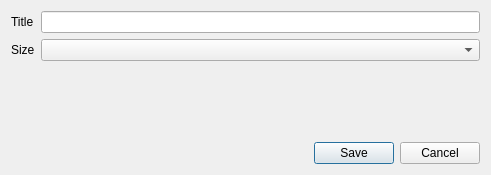
<?xml version="1.0" encoding="UTF-8"?>
<ui version="4.0">
 <class>VmcCreateDialog</class>
 <widget class="QDialog" name="VmcCreateDialog">
  <property name="geometry">
   <rect>
    <x>0</x>
    <y>0</y>
    <width>491</width>
    <height>175</height>
   </rect>
  </property>
  <property name="windowTitle">
   <string>Create VMC</string>
  </property>
  <property name="modal">
   <bool>true</bool>
  </property>
  <layout class="QVBoxLayout" name="verticalLayout">
   <item>
    <layout class="QFormLayout" name="mp_layout">
     <item row="0" column="0">
      <widget class="QLabel" name="mp_label_title">
       <property name="text">
        <string>Title</string>
       </property>
      </widget>
     </item>
     <item row="0" column="1">
      <widget class="QLineEdit" name="mp_edit_title">
       <property name="maxLength">
        <number>200</number>
       </property>
       <property name="clearButtonEnabled">
        <bool>true</bool>
       </property>
      </widget>
     </item>
     <item row="1" column="0">
      <widget class="QLabel" name="mp_label_size">
       <property name="text">
        <string>Size</string>
       </property>
      </widget>
     </item>
     <item row="1" column="1">
      <widget class="QComboBox" name="mp_combobox_size"/>
     </item>
    </layout>
   </item>
   <item>
    <widget class="QLabel" name="mp_label_error_message">
     <property name="text">
      <string/>
     </property>
    </widget>
   </item>
   <item>
    <spacer name="mp_spacer">
     <property name="orientation">
      <enum>Qt::Vertical</enum>
     </property>
     <property name="sizeHint" stdset="0">
      <size>
       <width>20</width>
       <height>40</height>
      </size>
     </property>
    </spacer>
   </item>
   <item>
    <widget class="QDialogButtonBox" name="mp_button_box">
     <property name="orientation">
      <enum>Qt::Horizontal</enum>
     </property>
     <property name="standardButtons">
      <set>QDialogButtonBox::Cancel|QDialogButtonBox::Save</set>
     </property>
    </widget>
   </item>
  </layout>
 </widget>
 <resources/>
 <connections/>
</ui>
